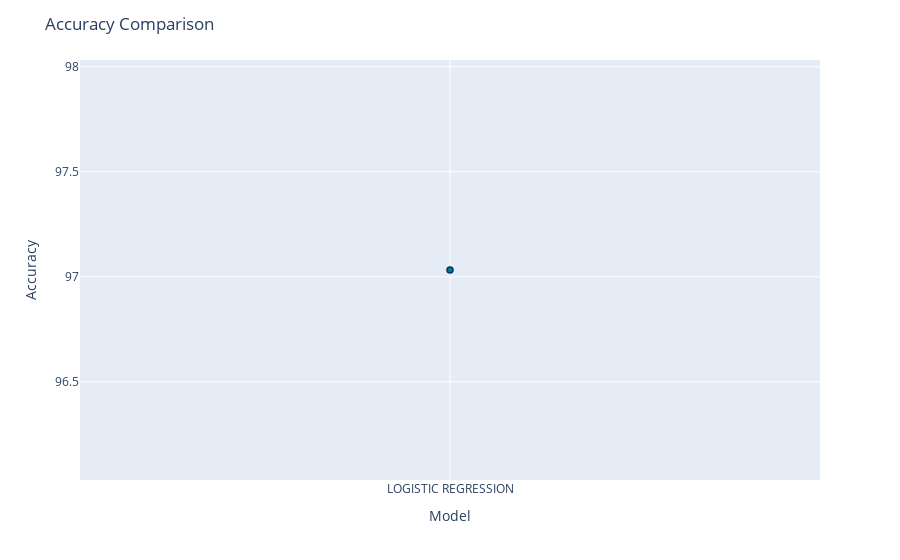

The notebook cell this image was saved under:
### Markdown cell above
# Viewing Some Metrices

### Code cell
import plotly.express as px

# Creating a scatter plot using Plotly Express
# 'list(accuracies.keys())' and 'list(accuracies.values())' convert dictionary keys and values to lists respectively
# 'x' specifies the x-axis values (model names)
# 'y' specifies the y-axis values (accuracy scores)
fig = px.scatter(x=list(accuracies.keys()), y=list(accuracies.values()))

# Customizing trace (markers) appearance
fig.update_traces(marker_color='teal', marker_line_color='rgb(8,48,107)', marker_line_width=1.5)

# Customizing layout of the plot
fig.update_layout(title="Accuracy Comparison", xaxis_title="Model", yaxis_title="Accuracy")
fig.show()

### Figure 1 — Plotly figure (JSON) as saved in the notebook; plotly's stock layout.template omitted (floating-point values rounded to 4 significant figures)
{"data": [{"hovertemplate": "x=%{x}<br>y=%{y}<extra></extra>", "legendgroup": "", "marker": {"color": "teal", "line": {"color": "rgb(8,48,107)", "width": 1.5}, "symbol": "circle"}, "mode": "markers", "name": "", "orientation": "v", "showlegend": false, "type": "scatter", "x": ["LOGISTIC REGRESSION"], "xaxis": "x", "y": [97.03], "yaxis": "y"}], "layout": {"legend": {"tracegroupgap": 0}, "margin": {"t": 60}, "title": {"text": "Accuracy Comparison"}, "xaxis": {"anchor": "y", "domain": [0, 1], "title": {"text": "Model"}}, "yaxis": {"anchor": "x", "domain": [0, 1], "title": {"text": "Accuracy"}}}}
